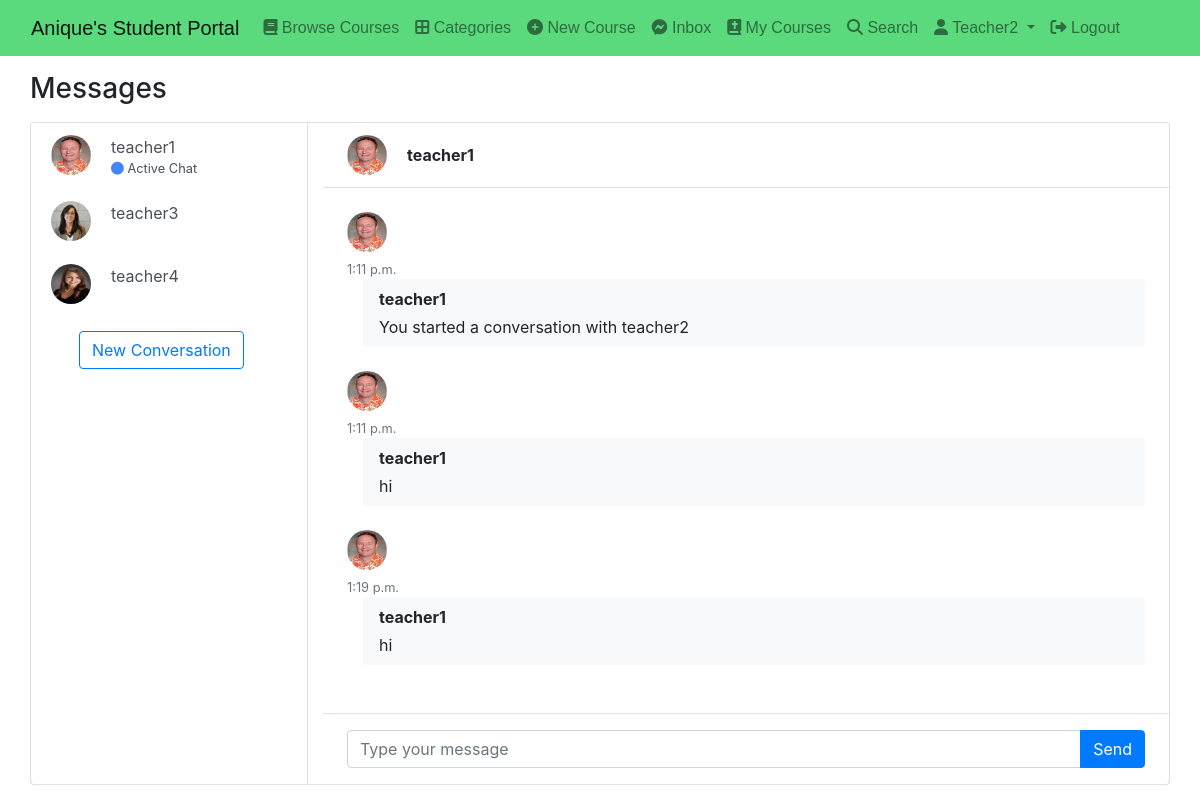
/direct/ (signed in), run on the app's committed database.
### authy/models.py (models this page shows, shortened)
class Profile(models.Model):
	user = models.OneToOneField(User, on_delete=models.CASCADE, related_name='profile')
	full_name = models.CharField(max_length=50, null=True, blank=True)
	location = models.CharField(max_length=50, null=True, blank=True)
	url = models.CharField(max_length=80, null=True, blank=True)
	profile_info = models.TextField(max_length=1500, null=True, blank=True)
	created = models.DateField(auto_now_add=True)
	picture = models.ImageField(upload_to=user_directory_path_profile, blank=True, null=True, verbose_name='Picture')
	banner = models.ImageField(upload_to=user_directory_path_banner, blank=True, null=True, verbose_name='Banner')

### direct/models.py (models this page shows, shortened)
class Message(models.Model):
    user = models.ForeignKey(User, on_delete=models.CASCADE, related_name='msg_user')
    sender = models.ForeignKey(User, on_delete=models.CASCADE, related_name='from_user')
    recipient = models.ForeignKey(User, on_delete=models.CASCADE, related_name='to_user')
    body = models.TextField(max_length=1000, blank=True, null=True)
    date = models.DateTimeField(auto_now_add=True)
    is_read = models.BooleanField(default=False)
    def get_messages(user):
        messages = Message.objects.filter(user=user).values('recipient').annotate(last=Max('date')).order_by('-last')
        users = []
        for message in messages:
            users.append({
                'user': User.objects.get(pk=message['recipient']),
                'last': message['last'],
                'unread': Message.objects.filter(user=user, recipient__pk=message['recipient'], is_read=False).count()
            })
        return users

### direct/views.py (the view)
# urls.py: path('', inbox, name='inbox'),
@login_required
def inbox(request):
    user = request.user
    messages = Message.get_messages(user=user)
    active_direct_profile = None
    active_direct = None
    directs = None
    if messages:
        message=messages[0]
        active_direct=message['user'].username
        active_direct_profile = get_object_or_404(Profile,user__username = active_direct)
        directs=Message.objects.filter(user=user,recipient=message['user'])
        directs.update(is_read=True)
        for message in messages:
            if message['user'].username == active_direct:
                message['unread']=0
    messages_count = len(messages)
    context={
        "messages_count":messages_count,
        "messages":messages,
        "active_direct":active_direct,
        "directs":directs,
        "active_direct_profile":active_direct_profile,
    }
    return render(request,'direct/inbox.html',context)

### direct/views.py (called while the page is built)
def directs_count(request):
    directs_count = 0
    if request.user.is_authenticated:
        directs_count = Message.objects.filter(user=request.user,is_read=False).count()
    return {'directs_count':directs_count}

### student_portal/templates/direct/inbox.html (shortened to what this page needs)
{% extends 'base.html' %}
{% load static %}  {% block content %} {% if messages_count == 0 %}
<div class="alert alert-primary mt-4" role="alert">
  Hi , {{request.user.username|capfirst}}! You currently do not have any
  conversations with anyone. Start a new conversation right now!
</div>
<a href="{% url 'search' %}" class="btn btn-outline-primary mt-3 ml-5"
  >New Conversation</a
>
{% else %}
<main class="content">
  <div class="container p-0">
    <h1 class="h3 mb-3 mt-3">Messages</h1>
    <div class="card">
      <div class="row g-0">
        <div class="col-12 col-lg-5 col-xl-3 border-right">
          {% for message in messages %}
          <a
            href="{% url 'direct' message.user.username %}"
            class="list-group-item list-group-item-action border-0"
          >
            <div class="d-flex align-items-start">
              {% if message.user.profile.picture %}<img
                src="{{message.user.profile.picture.url}}"
                class="rounded-circle mr-1"
                alt="Vanessa Tucker"
                width="40"
                height="40"
              />{% endif %}
              <div class="flex-grow-1 ml-3">
                {{message.user.username}}
                {% if active_direct == message.user.username %}
                <div class="small">
                  <span
                    class="fa-solid fa-circle"
                    style="color: #4285f4"
                  ></span>
                  Active Chat
                </div>
                {% endif %}
              </div>
            </div>
          </a>
          {% endfor %}
          <a href="{% url 'search' %}" class="btn btn-outline-primary mt-3 ml-5"
            >New Conversation</a
          >
        </div>
        <div class="col-12 col-lg-7 col-xl-9">
          <div class="py-2 px-4 border-bottom d-none d-lg-block">
            <div class="d-flex align-items-center py-1">
              <div class="position-relative">
                {% if active_direct_profile.picture %}
                <img
                  src="{{active_direct_profile.picture.url}}"
                  class="rounded-circle mr-1"
                  alt="Sharon Lessman"
                  width="40"
                  height="40"
                />{% endif %}
              </div>
              <div class="flex-grow-1 pl-3">
                <strong>{{active_direct}}</strong>
              </div>
            </div>
          </div>
          <div class="position-relative">
            <div class="chat-messages p-4">
              {% for direct in directs %}
              {% if direct.sender.profile.user.username != request.user.username %}
              <div class="chat-message-left pb-4">
                <div>
                  {% if direct.sender.profile.picture %}
                  <img
                    src="{{direct.sender.profile.picture.url}}"
                    class="rounded-circle mr-1"
                    alt="Sharon Lessman"
                    width="40"
                    height="40"
                  />
                  {% endif %}
                  <div class="text-muted small text-nowrap mt-2">
                    {{direct.date.time}}
                  </div>
                </div>
                <div class="flex-shrink-1 bg-light rounded py-2 px-3 ml-3">
                  <div class="font-weight-bold mb-1">
                    {{direct.sender.profile.user.username}}
                  </div>
                  {{direct.body}}
                </div>
              </div>
              {% endif %}{% endfor %}
            </div>
          </div>
          <form role="form" method="POST" action="{% url 'send_direct' %}">
            <div class="flex-grow-0 py-3 px-4 border-top">
              <div class="input-group">
                <input
                  type="text"
                  class="form-control"
                  placeholder="Type your message"
                  name="body"
                />
                <button type="submit" name="action" class="btn btn-primary">
                  Send
                </button>
              </div>
            </div>
          </form>
        </div>
      </div>
    </div>
  </div>
</main>
{% endif %} {% endblock content %}

### student_portal/templates/base.html (shortened to what this page needs)
{% load static %}
<!DOCTYPE html>
<html lang="en">
  <head>
    <link
      href="https://cdn.jsdelivr.net/npm/bootstrap@5.0.2/dist/css/bootstrap.min.css"
      rel="stylesheet"
    />
    <link
      rel="stylesheet"
      href="https://cdnjs.cloudflare.com/ajax/libs/font-awesome/6.1.1/css/all.min.css"
    />
    <link
      rel="stylesheet"
      href="https://stackpath.bootstrapcdn.com/bootstrap/4.3.1/css/bootstrap.min.css"
    />
  </head>
  <body>
    <nav
      class="navbar navbar-expand-lg navbar-light"
      style="background: #5bd97d; font-family: sans-serif"
    >
      <div class="container-fluid">
        <a class="navbar-brand" href="{% url 'index' %}"
          >Anique's Student Portal</a
        >
        <div class="collapse navbar-collapse" id="navbarSupportedContent">
          <ul class="navbar-nav me-auto mb-2 mb-lg-0">
            <li class="nav-item">
              <a class="nav-link" href="{% url 'browse-courses' %}"
                ><i class="fa fa-book"></i> Browse Courses</a
              >
            </li>
            <li class="nav-item">
              <a class="nav-link" href="{% url 'categories' %}"
                ><i class="fas fa-border-all"></i> Categories</a
              >
            </li>
            <li class="nav-item">
              <a class="nav-link" href="{% url 'new-course' %}"
                ><i class="fa fa-plus-circle"></i> New Course</a
              >
            </li>
            <li class="nav-item">
              <a class="nav-link" href="{% url 'inbox' %}"
                ><i class="fa-brands fa-facebook-messenger"></i> Inbox
              </a>
            </li>
            <li class="nav-item">
              <a class="nav-link" href="{% url 'my-courses' %}"
                ><i class="fa-solid fa-book-bible"></i> My Courses</a
              >
            </li>
            <li class="nav-item">
              <a class="nav-link" href="{% url 'search' %}"
                ><i class="fa-solid fa-search"></i> Search</a
              >
            </li>
            <li class="nav-item dropdown">
              <a
                class="nav-link dropdown-toggle"
                href="#"
                id="navbarDropdown"
                role="button"
                data-bs-toggle="dropdown"
                aria-expanded="false"
              >
                <i class="fa fa-user"></i> {{request.user.username|capfirst}}
              </a>
            </li>
            <li class="nav-item">
              <a class="nav-link" href="{% url 'logout' %}"
                ><i class="fa-solid fa-right-from-bracket"></i> Logout</a
              >
            </li>
          </ul>
        </div>
      </div>
    </nav>
    {% block content %} {% block pagination %} {% endblock pagination %} {% endblock content %}
  </body>
</html>

### data on the page
Profile: picture (placeholder picture)
Message: sender.profile.picture (placeholder picture), date.time "1:11 p.m.", sender.profile.user.username "teacher1", body "You started a conversation with teacher2"
Message: sender.profile.picture (placeholder picture), date.time "1:11 p.m.", sender.profile.user.username "teacher1", body "hi"
Message: sender.profile.picture (placeholder picture), date.time "1:19 p.m.", sender.profile.user.username "teacher1", body "hi"

### other printed values
{{ request.user.username|capfirst }} "Teacher2"
{{ message.user.username }} "teacher1"
{{ message.user.username }} "teacher3"
{{ message.user.username }} "teacher4"
{{ active_direct }} "teacher1"
